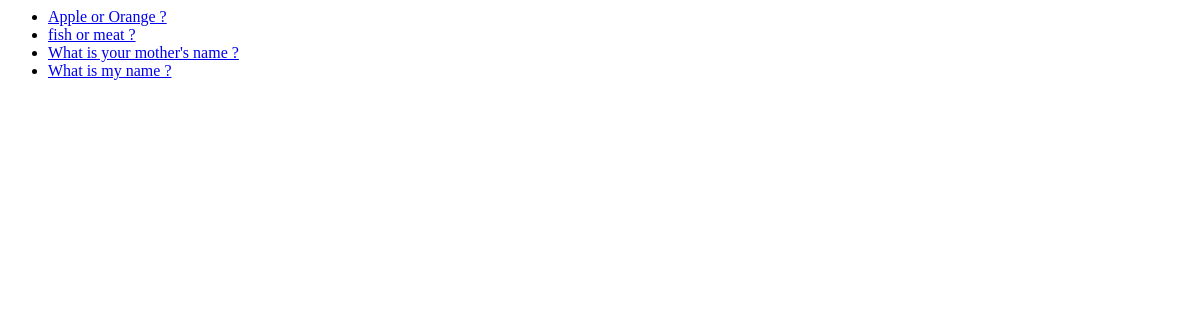
/, run on an earlier commit of the app's database.
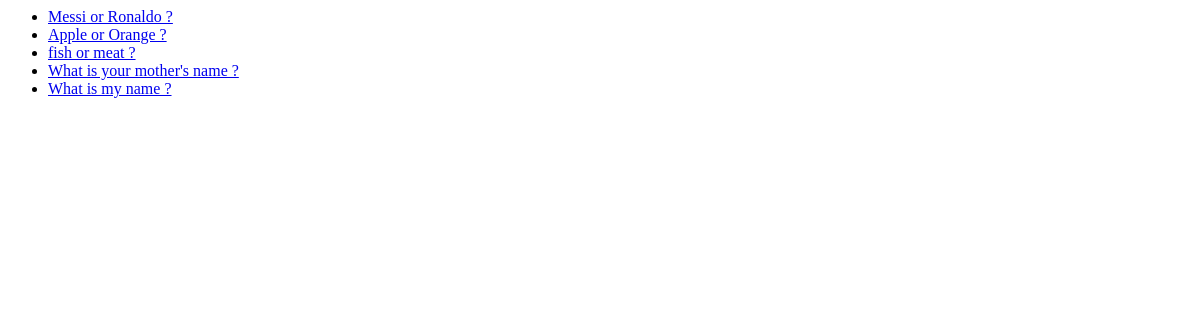
And on a later commit of the database.
### myapp/models.py (models this page shows, shortened)
class Question(models.Model):
    question_text = models.CharField(max_length=200)
    pub_date = models.DateTimeField("date published")

### myapp/views.py (the view)
# urls.py: path('', views.IndexView.as_view(), name='index'),
class IndexView(generic.ListView):
    template_name = 'myapp/index.html'
    context_object_name = 'latest_question_list'
    def get_queryset(self):
        return Question.objects.order_by('-pub_date')[:5]

### myapp/templates/myapp/index.html
{% if latest_question_list %}
<ul>
    {% for question in latest_question_list %}
    <li>
        <a href="{% url 'myapp:detail' question.id %}">{{ question.question_text }}</a>
    </li>
    {% endfor %}
</ul>
{% else %}
<p>No Questions available</p>
{% endif %}

What changed in the data, as far as the page shows it:
added Question: question_text "Messi or Ronaldo ?"
